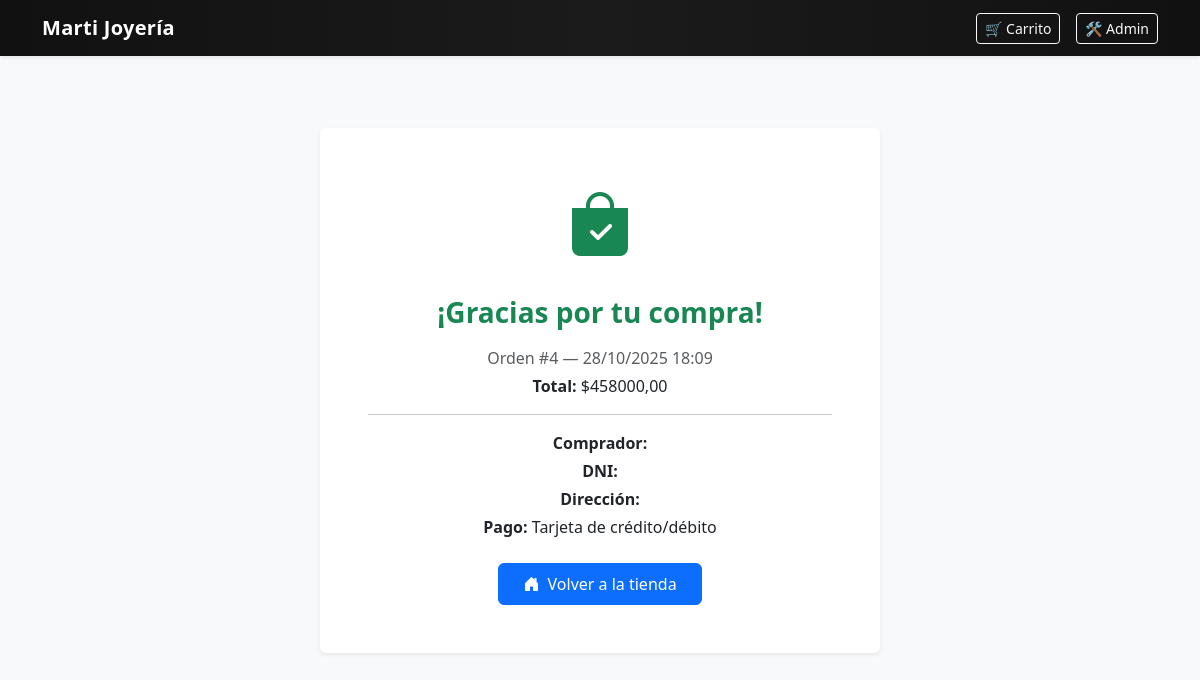
/success/4/, run on the app's committed database.
### carrito/models.py (models this page shows, shortened)
class Orden(models.Model):
    ESTADOS = (
        ("borrador", "Borrador"),
        ("confirmada", "Confirmada"),
        ("cancelada", "Cancelada"),
    )
    nombre = models.CharField(max_length=100)
    apellido = models.CharField(max_length=100)
    dni = models.CharField(max_length=20)
    direccion = models.TextField()
    metodo_pago = models.CharField(
        max_length=30,
        choices=[
            ("tarjeta", "Tarjeta de crédito/débito"),
            ("mercadopago", "MercadoPago"),
            ("efectivo", "Efectivo/Pago en sucursal"),
        ],
    )
    usuario = models.ForeignKey(
        settings.AUTH_USER_MODEL,
        on_delete=models.CASCADE,
        null=True, blank=True,
    )
    creado = models.DateTimeField(auto_now_add=True)
    total = models.DecimalField(max_digits=12, decimal_places=2, default=Decimal("0.00"))
    estado = models.CharField(max_length=12, choices=ESTADOS, default="borrador")

### carrito/views.py (the view)
# urls.py: path("success/<int:pk>/",    CheckoutSuccessView.as_view(), name="success"),  # <— cambio
class CheckoutSuccessView(TemplateView):
    template_name = "carrito/success.html"
    def get(self, request, pk):
        orden = get_object_or_404(Orden, pk=pk)
        return render(request, self.template_name, {"orden": orden})

### carrito/templates/carrito/success.html
{% extends "carrito/base.html" %}
{% block content %}
<div class="container py-5 text-center">
  <div class="card shadow-sm border-0 mx-auto" style="max-width: 560px;">
    <div class="card-body p-5">
      <div class="mb-4">
        <i class="bi bi-bag-check-fill text-success" style="font-size: 4rem;"></i>
      </div>
      <h1 class="h3 fw-bold mb-3 text-success">¡Gracias por tu compra!</h1>
      {% if orden %}
        <p class="text-muted mb-1">Orden #{{ orden.id }} — {{ orden.creado|date:"d/m/Y H:i" }}</p>
        <p class="mb-3"><strong>Total:</strong> ${{ orden.total }}</p>
        <hr class="my-3">
        <p class="mb-1"><strong>Comprador:</strong> {{ orden.nombre }} {{ orden.apellido }}</p>
        <p class="mb-1"><strong>DNI:</strong> {{ orden.dni }}</p>
        <p class="mb-1"><strong>Dirección:</strong> {{ orden.direccion }}</p>
        <p class="mb-3"><strong>Pago:</strong> {{ orden.get_metodo_pago_display }}</p>
      {% else %}
        <p class="text-muted mb-3">Tu pedido fue registrado correctamente.</p>
      {% endif %}
      <a href="{% url 'carrito:home' %}" class="btn btn-primary px-4 py-2 mt-2">
        <i class="bi bi-house-door-fill me-1"></i> Volver a la tienda
      </a>
    </div>
  </div>
</div>
{% endblock %}

### carrito/templates/carrito/base.html (style rules this page uses)
body { background: #f8f9fa; }

### data on the page
Orden: id "4", creado "28/10/2025 18:09", total "458000,00", metodo_pago "Tarjeta de crédito/débito"
